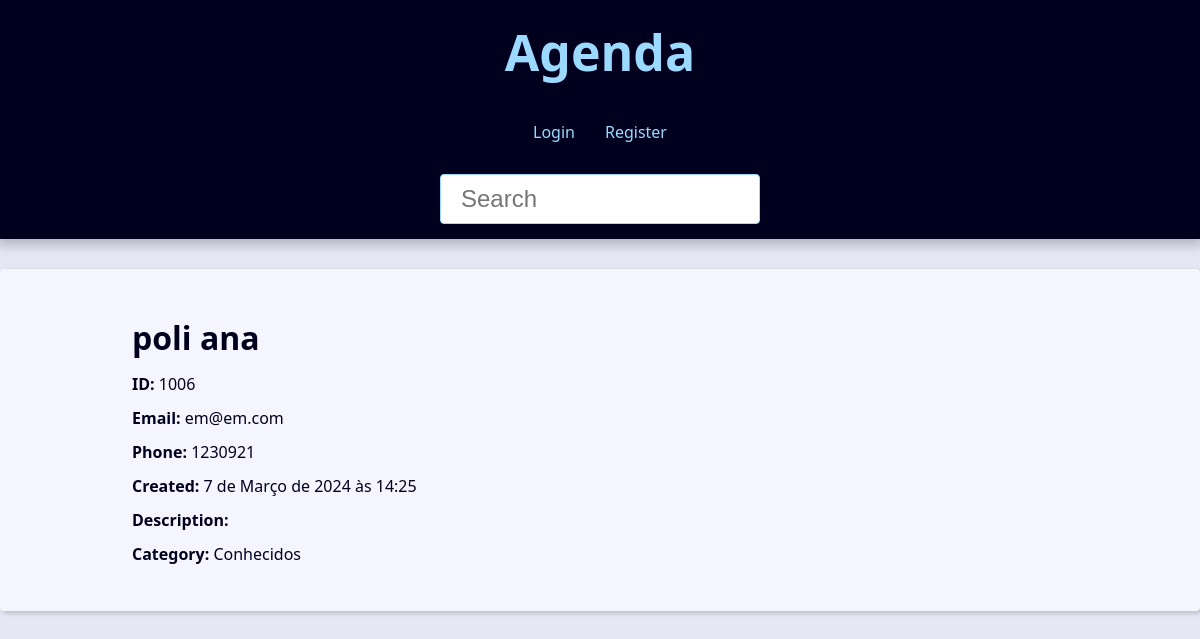
Screenshot of /contact/1006/ with the database file from the repository.
### contact/models.py (models this page shows, shortened)
class Contact(models.Model):
  first_name = models.CharField(max_length=50)
  last_name = models.CharField(max_length=50, blank=True)
  phone = models.CharField(max_length=50)
  email = models.EmailField(max_length=250, blank=True)
  created = models.DateTimeField(default=timezone.now)
  description = models.TextField(blank=True)
  show = models.BooleanField(default=True)
  picture = models.ImageField(upload_to='pictures/%Y/%m/', blank=True, null=True)
  category = models.ForeignKey(Category, on_delete=models.SET_NULL, null=True, blank=True)
  owner = models.ForeignKey(User, on_delete=models.SET_NULL, null=True, blank=True)

class Category(models.Model):
  class Meta:
    verbose_name_plural = 'Categories'
    verbose_name = 'Category'
  name = models.CharField(max_length=50)

### contact/views/contact_view.py (the view)
# urls.py: path('contact/<int:contact_id>/', view=views.contact, name='contact'),
def contact(request, contact_id):
    single = get_object_or_404(Contact, pk=contact_id, show=True)
    return render(request, 'contact/contact.html', {'contact': single})

### contact/templates/contact/contact.html (shortened to what this page needs)
{% extends "global/base.html" %}
{% block content %}
<div class="single-contact">
  <h1 class="single-contact-name">
    {{ contact.first_name }} {{ contact.last_name }}
  </h1>
  <p><b>ID: </b> {{ contact.id }}</p>
  <p><b>Email: </b> {{ contact.email }}</p>
  <p><b>Phone: </b> {{ contact.phone }}</p>
  <p><b>Created: </b> {{ contact.created }}</p>
  <p><b>Description: </b> {{ contact.description }}</p>
  <p><b>Category: </b> {{ contact.category.name }}</p>
</div>
{% endblock content %}

### base_static/global/css/style.css (style rules this page uses)
:root { --spacing: 1.5rem; --link-dark-color: rgb(0, 83, 134); --link-light-color: rgb(156, 217, 255); --clr-white: rgb(245, 245, 255); --clr-black: rgb(0, 0, 30); --clr-light-gray: rgb(230, 230, 245); --clr-dark-shadow-5: rgba(0, 0, 10, 5%); --clr-dark-shadow-10: rgba(0, 0, 10, 10%); --clr-dark-shadow-20: rgba(0, 0, 10, 20%); --clr-light-shadow-5: rgba(200, 200, 255, 5%); --clr-light-shadow-10: rgba(200, 200, 255, 10%); --clr-light-shadow-20: rgba(200, 200, 255, 20%); --main-page-width: 120rem; --table-min-width: 60rem; --biggest-font-size: 5rem; --bigger-font-size: 4rem; --big-font-size: 3.2rem; --medium-font-size: 2.4rem; --small-font-size: 1.6rem; --smaller-font-size: 1.4rem; --smallest-font-size: 1.2rem; --transition-fast: 300ms; --transition-medium: 600ms; --transition-slow: 1s; --default-border-radius: 4px; }
*, *::before, *::after { margin: 0; padding: 0; box-sizing: border-box; }
html { font-size: 62.5%; }
body { font-family: system-ui, -apple-system, BlinkMacSystemFont, 'Segoe UI', Roboto, Oxygen, Ubuntu, Cantarell, 'Open Sans', 'Helvetica Neue', sans-serif; line-height: 1.5; font-size: var(--small-font-size); color: var(--clr-black); -webkit-font-smoothing: antialiased; background: var(--clr-light-gray); }
@media (min-width: 600px) { .single-contact { max-width: 80%; margin: calc(var(--spacing) * 2) auto; } }
.single-contact h1 { margin: 1rem 0; }
.single-contact p { margin: 1rem 0; }

### rows the page displays
Contact: first_name "poli", last_name "ana", id "1006", email "em@em.com", phone "1230921", created "7 de Março de 2024 às 14:25", category.name "Conhecidos"
